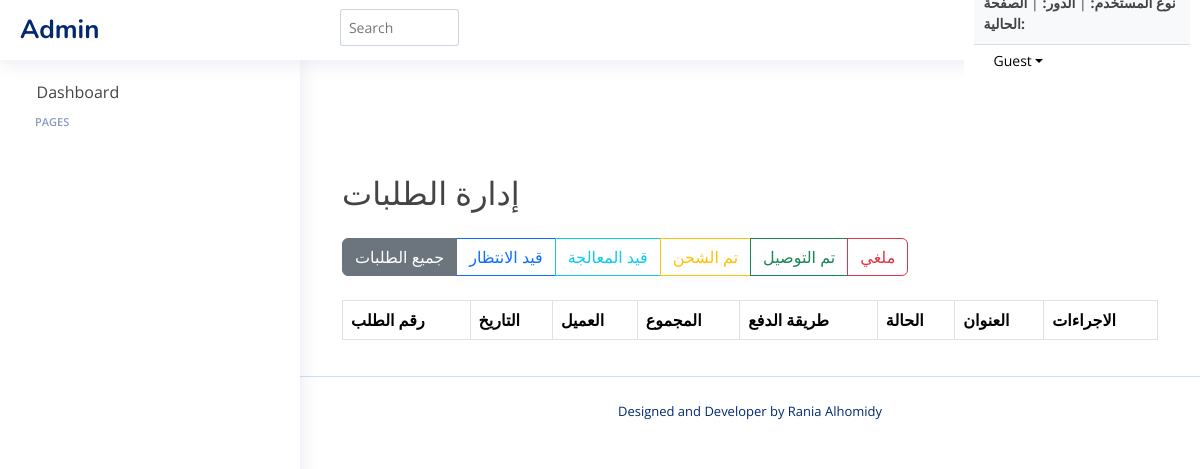
The page /admin/orders on the database as committed earlier.
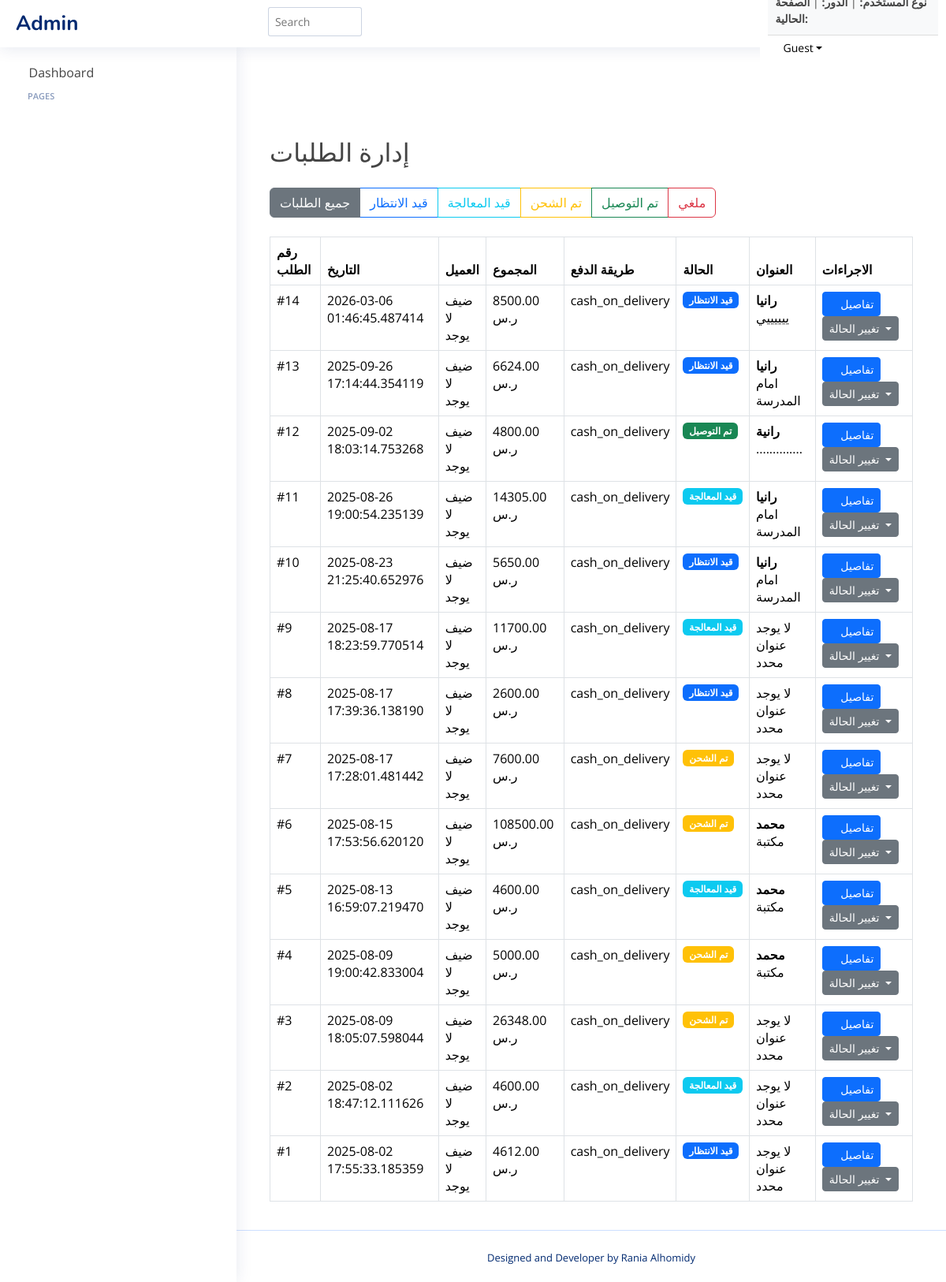
The same page on the database as committed later.
### tables this page shows
CREATE TABLE orders (
    id INTEGER PRIMARY KEY AUTOINCREMENT,
    user_id INTEGER NOT NULL,
    total_price REAL NOT NULL,
    status TEXT CHECK(status IN ('قيد الانتظار', 'قيد المعالجة', 'تم الشحن', 'تم التوصيل', 'ملغي')) DEFAULT 'قيد الانتظار',
    created_at TIMESTAMP DEFAULT CURRENT_TIMESTAMP,
    updated_at TIMESTAMP DEFAULT CURRENT_TIMESTAMP,
    delivery_address_id INTEGER,
    payment_method TEXT,
    FOREIGN KEY (delivery_address_id) REFERENCES cust_addresses(id) ON DELETE SET NULL
);

CREATE TABLE cust_addresses (
    id INTEGER PRIMARY KEY AUTOINCREMENT,
    user_id INTEGER NOT NULL,
    address_type TEXT,                -- نوع العنوان (مثل: 'المنزل', 'العمل', 'أخرى')
    recipient_name TEXT,              -- اسم المستلم لهذا العنوان
    recipient_phone TEXT NOT NULL,    -- رقم هاتف المستلم (مطلوب)
    city TEXT NOT NULL,               -- المدينة (مطلوب)
    region TEXT,                      -- المنطقة أو الحي
    full_address_description TEXT NOT NULL, -- الوصف التفصيلي للعنوان (مطلوب)
    latitude REAL,                    -- إحداثيات خط العرض (اختياري، للخرائط)
    longitude REAL,                   -- إحداثيات خط الطول (اختياري، للخرائط)
    is_default INTEGER DEFAULT 0,     -- 1 إذا كان العنوان افتراضيًا، 0 خلاف ذلك
    created_at TIMESTAMP DEFAULT CURRENT_TIMESTAMP, -- وقت إنشاء السجل
    updated_at TIMESTAMP DEFAULT CURRENT_TIMESTAMP, -- وقت آخر تحديث للسجل

    FOREIGN KEY (user_id) REFERENCES users(id) ON DELETE CASCADE
    -- هذا السطر يفترض وجود جدول 'users' وأن عمود المعرف فيه اسمه 'id'.
    -- ON DELETE CASCADE يعني إذا تم حذف المستخدم، تُحذف جميع عناوينه تلقائياً.
);

### order_routes.py (the view)
@order_bp.route('/admin/orders')
def admin_orders():
    status_filter = request.args.get('status', 'all')
    conn = get_db_connection()
    orders = []
    try:
        query = '''
            SELECT
                o.id AS order_id,
                o.total_price,
                o.status,
                o.created_at,
                o.payment_method,
                u.name AS username,  -- جلب اسم المستخدم
                u.num AS phone_number,  -- جلب رقم الهاتف
                ca.recipient_name AS recipient_name,
                ca.full_address_description AS full_address_description
            FROM orders o
            LEFT JOIN users u ON o.user_id = u.id
            LEFT JOIN cust_addresses ca ON o.delivery_address_id = ca.id
        '''
        params = []
        if status_filter != 'all':
            query += " WHERE o.status = ?"
            params.append(status_filter)
        query += " ORDER BY o.created_at DESC"
        orders = conn.execute(query, tuple(params)).fetchall()
    except sqlite3.Error as e:
        print(f"Database error in admin_orders: {e}")
        flash("حدث خطأ في قاعدة البيانات أثناء جلب الطلبات.", "danger")
    finally:
        conn.close()
    return render_template('admin/admin_orders.html', orders=orders, current_status=status_filter)

### app.py (called while the page is built)
def get_db_connection():
    conn = sqlite3.connect('database/Eshop.db') # أو sqlite3.connect(app.config['DATABASE'])
    conn.row_factory = sqlite3.Row
    return conn

@app.context_processor
def inject_categories():
    conn = get_db_connection()
    cursor = conn.cursor()
    try:
        cursor.execute("""
            SELECT id, name, parent_id, image
            FROM category
            WHERE parent_id IS NULL
            ORDER BY name
        """)
        main_categories = cursor.fetchall()
        cursor.execute("SELECT id, name, parent_id, image FROM category ORDER BY name")
        all_categories = cursor.fetchall()
        return {
            'main_categories': main_categories,
            'all_categories': all_categories
        }
    finally:
        conn.close()

@app.context_processor
def inject_sellers():
    conn = get_db_connection()
    sellers = conn.execute('SELECT id, store_name FROM sellers').fetchall()
    conn.close()
    return dict(sellers=sellers)

### order_routes.py (called while the page is built)
def get_db_connection():
    conn = sqlite3.connect('database/Eshop.db')
    conn.row_factory = sqlite3.Row
    return conn

### templates/admin/admin_orders.html (shortened to what the changed rows need)
{% include 'admin/header.html' %}
<main id="main" class="main">
    <div class="container mt-4">
        <h2 class="mb-4">إدارة الطلبات</h2>
        <div class="table-responsive">
            <table class="table table-bordered table-hover">
                <thead class="thead-dark">
                    <tr>
                        <th>رقم الطلب</th>
                        <th>التاريخ</th>
                        <th>العميل</th>
                        <th>المجموع</th>
                        <th>طريقة الدفع</th>
                        <th>الحالة</th>
                        <th>العنوان</th>
                        <th>الاجراءات</th>
                    </tr>
                </thead>
                <tbody>
                    {% for order in orders %}
                    <tr>
                        <td>#{{ order.order_id }}</td>
                        <td>{{ order.created_at }}</td>
                        <td>
                            {% if order.username %}{{ order.username }}{% else %}ضيف{% endif %}<br>
                            {% if order.phone_number %}{{ order.phone_number }}{% else %}لا يوجد{% endif %}
                        </td>
                        <td>{{ "%.2f"|format(order.total_price) }} ر.س</td>
                        <td>{{ order.payment_method }}</td>
                        <td>
                            <span class="badge
                                {% if order.status == 'تم التوصيل' %}bg-success
                                {% elif order.status == 'ملغي' %}bg-danger
                                {% elif order.status == 'تم الشحن' %}bg-warning
                                {% elif order.status == 'قيد المعالجة' %}bg-info
                                {% else %}bg-primary{% endif %}">
                                {{ order.status }}
                            </span>
                        </td>
                        <td>
                            {% if order.recipient_name %}
                                <strong>{{ order.recipient_name }}</strong><br>
                                {{ order.full_address_description }}
                            {% else %}
                                لا يوجد عنوان محدد
                            {% endif %}
                        </td>
                        <td>
                            <a href="{{ url_for('order.admin_order_details', order_id=order.order_id) }}"
                                class="btn btn-sm btn-primary">
                                <i class="fas fa-eye"></i> تفاصيل
                            </a>
                            <div class="dropdown d-inline-block">
                                <button class="btn btn-sm btn-secondary dropdown-toggle" type="button"
                                    data-bs-toggle="dropdown">
                                    تغيير الحالة
                                </button>
                            </div>
                        </td>
                    </tr>
                    {% endfor %}
                </tbody>
            </table>
        </div>
    </div>
</main>
{% include 'admin/footer.html' %}

Rows that differ between the two databases and show on the page:
added orders: order_id "14", created_at "2026-03-06 01:46:45.487414", total_price "8500.00", payment_method "cash_on_delivery", status "قيد الانتظار", recipient_name "رانيا", full_address_description "ييييييي"
added orders: order_id "13", created_at "2025-09-26 17:14:44.354119", total_price "6624.00", payment_method "cash_on_delivery", status "قيد الانتظار", recipient_name "رانيا", full_address_description "امام المدرسة"
added orders: order_id "12", created_at "2025-09-02 18:03:14.753268", total_price "4800.00", payment_method "cash_on_delivery", status "تم التوصيل", recipient_name "رانية", full_address_description ".............."
added orders: order_id "11", created_at "2025-08-26 19:00:54.235139", total_price "14305.00", payment_method "cash_on_delivery", status "قيد المعالجة", recipient_name "رانيا", full_address_description "امام المدرسة"
added orders: order_id "10", created_at "2025-08-23 21:25:40.652976", total_price "5650.00", payment_method "cash_on_delivery", status "قيد الانتظار", recipient_name "رانيا", full_address_description "امام المدرسة"
added orders: order_id "9", created_at "2025-08-17 18:23:59.770514", total_price "11700.00", payment_method "cash_on_delivery", status "قيد المعالجة", shows "لا يوجد عنوان محدد"
added orders: order_id "8", created_at "2025-08-17 17:39:36.138190", total_price "2600.00", payment_method "cash_on_delivery", status "قيد الانتظار", shows "لا يوجد عنوان محدد"
added orders: order_id "7", created_at "2025-08-17 17:28:01.481442", total_price "7600.00", payment_method "cash_on_delivery", status "تم الشحن", shows "لا يوجد عنوان محدد"
added orders: order_id "6", created_at "2025-08-15 17:53:56.620120", total_price "108500.00", payment_method "cash_on_delivery", status "تم الشحن", recipient_name "محمد", full_address_description "مكتبة"
added orders: order_id "5", created_at "2025-08-13 16:59:07.219470", total_price "4600.00", payment_method "cash_on_delivery", status "قيد المعالجة", recipient_name "محمد", full_address_description "مكتبة"
now on this page (row edited): orders: order_id "4", created_at "2025-08-09 19:00:42.833004", total_price "5000.00", payment_method "cash_on_delivery", status "تم الشحن", recipient_name "محمد", full_address_description "مكتبة"
now on this page (row edited): orders: order_id "3", created_at "2025-08-09 18:05:07.598044", total_price "26348.00", payment_method "cash_on_delivery", status "تم الشحن", shows "لا يوجد عنوان محدد"
now on this page (row edited): orders: order_id "2", created_at "2025-08-02 18:47:12.111626", total_price "4600.00", payment_method "cash_on_delivery", status "قيد المعالجة", shows "لا يوجد عنوان محدد"
now on this page (row edited): orders: order_id "1", created_at "2025-08-02 17:55:33.185359", total_price "4612.00", payment_method "cash_on_delivery", status "قيد الانتظار", shows "لا يوجد عنوان محدد"
